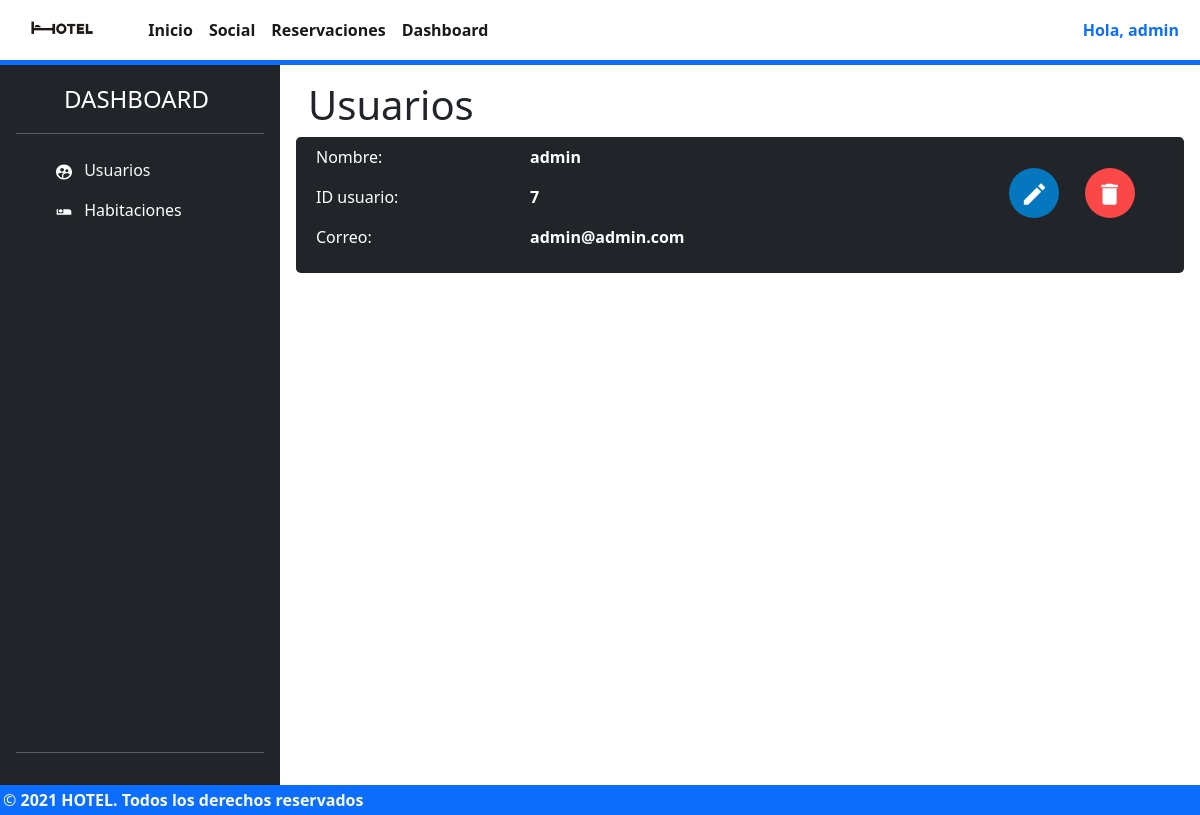
The page /dashboard/usuario (signed in) on the database its author committed.
### tables this page shows
CREATE TABLE "user" (
	"id_user"	INTEGER NOT NULL UNIQUE,
	"name"	TEXT NOT NULL,
	"role"	TEXT,
	"email"	TEXT NOT NULL UNIQUE,
	"password"	TEXT NOT NULL,
	PRIMARY KEY("id_user" AUTOINCREMENT)
);

### app.py (the view)
@app.route("/dashboard/usuario", methods=["GET", "POST", "PUT"])
def dashboard_page():
    print("request.method:    ",request.method)
    print("request.form",request.form)
    if request.method=="POST":
        name = request.form["name"]
        email = request.form["email"]
        id = int(request.form["id"])
        update_user(id, name, email)
    if request.method=="DELETE":
        print("XXXXXXdeletingXXXXXXXX")
        id = request.form["id"]
        delete_user(id)
    users = get_user()
    tempSession = getCurrentUser()
    return render_template('user.dashboard.html',users=users ,session = {"login": tempSession["login"], "user": tempSession["user"]})

### app.py (called while the page is built)
def getCurrentUser():
    if 'email' in session:
        email = session['email']
        db = sqlite3.connect('hotel_db.db')
        sentencia = "SELECT * FROM user where email='"+email+"'"
        cursor = db.cursor()
        cursor.execute(sentencia)
        data = cursor.fetchall()
        db.close()
        if(len(data) > 0):
            user = {
            "id": data[0][0],
            "name": data[0][1],
            "role": data[0][2],
            "email": data[0][3]
            }
            return {
                "login": 1,
                "user": user
            }
        else:
            return {
                "login": 0,
                "user": ""
            }
    else:
        return {
            "login": 0,
            "user": ""
        }

def get_user():
    conn=sqlite3.connect("hotel_db.db")
    cur = conn.cursor()
    cur.execute("SELECT * FROM user")
    rows = cur.fetchall()
    print("rows:",rows)
    for res in rows:
      print(res)
    conn.close()
    return rows

@app.before_request
def cargarSelect():
    tempSession = getCurrentUser()
    logged = tempSession["login"]
    user = tempSession["user"]
    if logged==0 and request.endpoint in ["feed_page", "dashboard_page", "dashboard_habitacion_page"]:
        return redirect(url_for("index"))
    if logged==1:
        if user["role"]!="admin" and request.endpoint in ["dashboard_page", "dashboard_habitacion_page"]:
            return redirect(url_for("index"))

### templates/user.dashboard.html (shortened to what this page needs)
  {% macro cardUsers(name="usuario 1", id="001", email="user@gmail.com") -%}
  <div class="row bg-dark text-white mt-2 rounded-3">
    <div class="col-md-6 p-2">
      <div class="row p-0 m-0">
        <div class="col">
          <p>Nombre:</p>
        </div>
        <div class="col">
          <strong>{{name}}</strong>
        </div>
      </div>
      <div class="row p-0 m-0">
        <div class="col">
          <p>ID usuario:</p>
        </div>
        <div class="col">
          <strong>{{id}}</strong>
        </div>
      </div>
      <div class="row p-0 m-0">
        <div class="col">
          <p>Correo:</p>
        </div>
        <div class="col">
          <strong>{{email}}</strong>
        </div>
      </div>
    </div>
    <div class="col-md-4 offset-2">
      <div class="d-flex justify-content-end mt-4 me-4">
        <button
          class="btn"
          data-bs-toggle="modal"
          href="#editar{{id}}"
          role="button"
        >
        </button>
        <button class="btn" data-bs-toggle="modal" href="#delete{{id}}" role="button">
        </button>
      </div>
    </div>
  </div>
  {%- endmacro %}
{% extends 'models/dashboard.html' %} {% block contentdash %}
<span class="display-6"> <b>Usuarios</b> </span>
{% for user in users %}
<div>{{cardUsers(user[1], user[0], user[3])}}</div>
{% endfor %} {% endblock contentdash %}

### templates/models/loggedIn.model.html (shortened to what this page needs)
<!DOCTYPE html>
<html lang="en">
  <head>
    <link rel="stylesheet" href="../../static/css/main.model.css" />
    <link
      href="https://cdn.jsdelivr.net/npm/bootstrap@5.1.3/dist/css/bootstrap.min.css"
      rel="stylesheet"
    />
    {% block stylecdn %} {% endblock stylecdn %}
  </head>
  <body>
    <main class="contentMain">
      <nav
        class="
          navbar navbar-expand-lg navbar-light
          m-0
          p-0
          border-bottom border-primary border-5
        "
      >
        <div class="container-fluid m-0 p-0">
          <a class="navbar-brand" href="#"
            ><img
              src="../../static/images/33318-3-hotel-hd-thumb.png"
              alt=""
              height="50px"
          /></a>
          <div
            class="collapse navbar-collapse d-flex justify-content-between"
            id="navbarNav"
          >
            <ul class="navbar-nav">
              <li class="nav-item">
                <a class="nav-link active"  href="/"
                  ><strong>Inicio</strong></a
                >
              </li>
              <li class="nav-item">
                <a class="nav-link active"  href="/feed"
                  ><strong>Social</strong></a
                >
              </li>
              <li class="nav-item">
                <a class="nav-link active"  href="/reservation"
                  ><strong>Reservaciones</strong></a
                >
              </li>
              {% if session.user.role =="admin" %}
              <li class="nav-item">
                <a class="nav-link active"  href="/dashboard/usuario"
                  ><strong>Dashboard</strong></a
                >
              </li>
              {% endif %}
            </ul>
            <div class="">
              <button
                class="btn text-primary me-2"
                type="button"
                data-bs-toggle="offcanvas"
                data-bs-target="#offcanvasRight"
                aria-controls="offcanvasRight"
              >
                <strong>Hola, {{session.user.name}}</strong>
              </button>
            </div>
          </div>
        </div>
      </nav>
      {% block content %} {% endblock content %}
    </main>
    <footer class="footerMain bg-primary">
      <div class="bg-primary text-light">
        <span
          >©<strong> 2021 HOTEL. Todos los derechos reservados</strong></span
        >
      </div>
    </footer>
  </body>
</html>

### static/css/main.model.css (style rules this page uses)
html,body { min-height: 100vh !important; }
main { min-height: 96vh; }
a:link, a:visited, a:active { text-decoration:none; }
.footerMain { min-height: 3vh; bottom: 0px; padding: 3px; }

### rows shown on the page
user: user.name "admin", name "admin", id_user "7", email "admin@admin.com"
